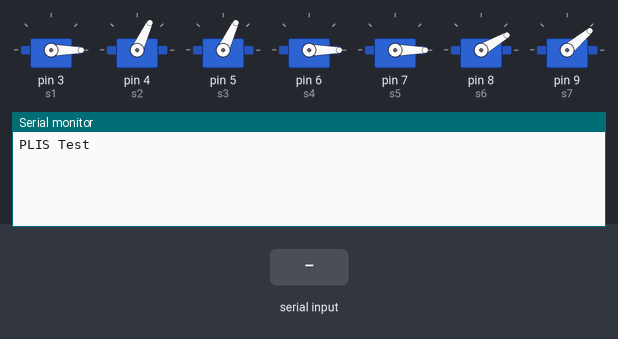
Simulated run of this sketch. Board: Arduino Uno, built with avr-gcc and run on an emulated ATmega328P. Parts: 7 × servo, the last lines printed to the serial monitor. The test bench sets the inputs (shaded band).

Above: at 1.2 s.
1.3 s: "90,45\n" received over Serial
At 2.5 s:
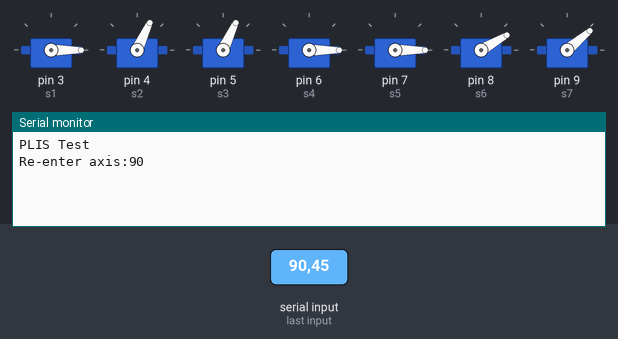
2.8 s: "30,150\n" received over Serial
At 3.9 s:
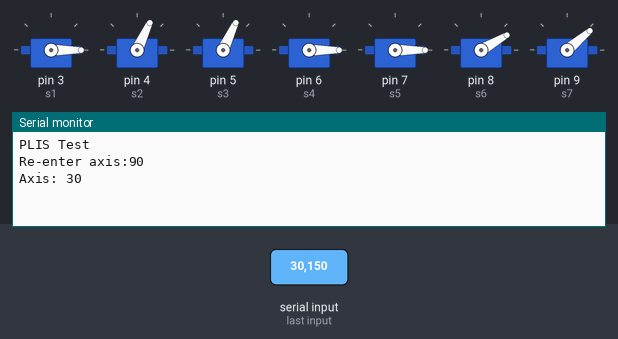
4.3 s: "1\n" received over Serial
At 4.6 s:
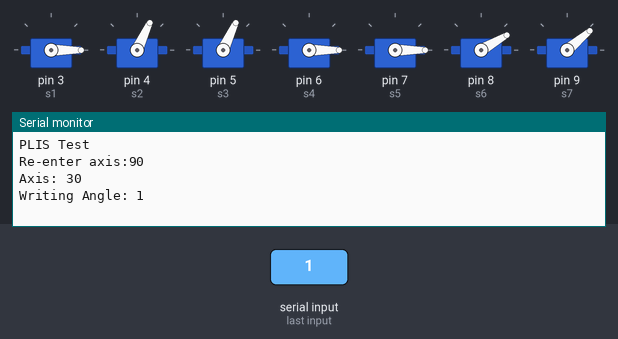

The sketch:

PLIS_v3.ino
```cpp
#include <Servo.h>

String readString;

Servo s1;
Servo s2;
Servo s3;
Servo s4;
Servo s5;
Servo s6;
Servo s7; //25-160


//int a0 = 0;
//int a1 = 0;


boolean readToggle = true;
int axis;
/*  joint_1: 1
    joint_2: 2
    joint_3: 3
    Joint_4: 4  */

void setup() {
  s1.attach(3); //joint 1
  s2.attach(4); //joint 2
  s3.attach(5);  //joint 3

  s4.attach(6);   //joint 4
  s5.attach(7);   //joint 5
  s6.attach(8);   //spinner
  s7.attach(9);   //manipulator

  s1.write(0);
  s2.write(65);
  s3.write(65);
  s4.write(0);
  s5.write(0);
  s6.write(30);
  s7.write(40);

  Serial.begin(9600);
  Serial.println("PLIS Test");
}

void loop() {

  /*Serial Testing*/

  while (Serial.available()) {
    char c = Serial.read();  //gets one byte from serial buffer
    readString += c; //makes the string readString
    delay(2);  //slow looping to allow buffer to fill with next character
  }

  if (readString.length() >0) {
    //Serial.println(readString);  //so you can see the captured string
    int n = readString.toInt();  //convert readString into a number

    if (readToggle) {
      // Axis
      axis = n;
      if (n > 50) {
        Serial.print("Re-enter axis:");
        readToggle = !readToggle;
      } else {
        Serial.print("Axis: ");
      }
    } else {
      // Position
      Serial.print("Writing Angle: ");
      servoWrite(axis, n);
    }
    Serial.println(n);
    readToggle = !readToggle;
    readString="";
  }

  /* Payload Retrieval */

   //servoWrite(0, 90);

}

void servoWrite(int axis, int pos) {
  switch (axis) {
    //joint 1
    case 1:
      s1.write(pos);
      //servo_rate_cmd(s1,0,90,50);

      break;
    //joint 2 / joint 3
    case 23:
      s2.write(pos);
      s3.write(pos);
      break;
    //z_axis
    case 4:
      s4.write(pos);

      break;
    case 5:
      s5.write(pos);
      break;
    case 6:
      s6.write(pos);
      break;
    case 7:
      s7.write(pos);
      break;
  }
}

/*
* srvo   array of servos to command
* pos0   array of servos current positions
* cmd    array of commanded positions for each servo
* rate   array of rates for each servo command
*/
//void servo_rate_command_mult(Servo[] srvo, int[] pos0, int[] cmd,
//  int[] rate)
//{
//  // catch possible error of empty arrays
//  if (sizeof(srvo) <= 0) return;
//  if (sizeof(cmd) != sizeof(srvo) || sizeof(cmd) != sizeof(rate)
//    || sizeof(rate) != sizeof(pos0))
//    return;
//  // sizeof() returns # bytes, so length of array is
//  // total bytes / bytes of sigle element
//  int nSrvo = sizeof(srvo) / sizeof(srvo[0]);
//  // Construct array of total distances to travel
//  int dist[nSrvo];
//  for (int i = 0; i < nSrvo; i++) {
//    dist[i] = cmd[i] - pos0[i];
//  }
  // Rate is defined as rad/s. Construct array of steps
  // Need to use while loop because different servos may reach target
  // at different times
//  int pos =
//  boolean active = true;
//  int t = 0;
//  while (active) {
//    // sizeof() returns # bytes, so length of array is
//    // total bytes / bytes of sigle element
//    for (int i = 0; i < nSrvo; i++) {
//
//    }
//  }
//}

void servo_rate_cmd(Servo servo, int pos0, int cmd, int rate)
{
  int dist = cmd - pos0;
  int dt = 1000 / rate;
  int pos = pos0;
  for (int i = 0; i < dist; i++) {
    if (dist > 0)
      pos++;
    else
      pos--;
    servo.write(pos);
    delay(dt);
  }
}
```

Measured:
- after the input at 1.3 s, the serial monitor: prints a new line at once (image 1)
- after the input at 2.8 s, the serial monitor: prints a new line at once (image 2)
- after the input at 4.3 s, the serial monitor: prints a new line at once (image 3)
